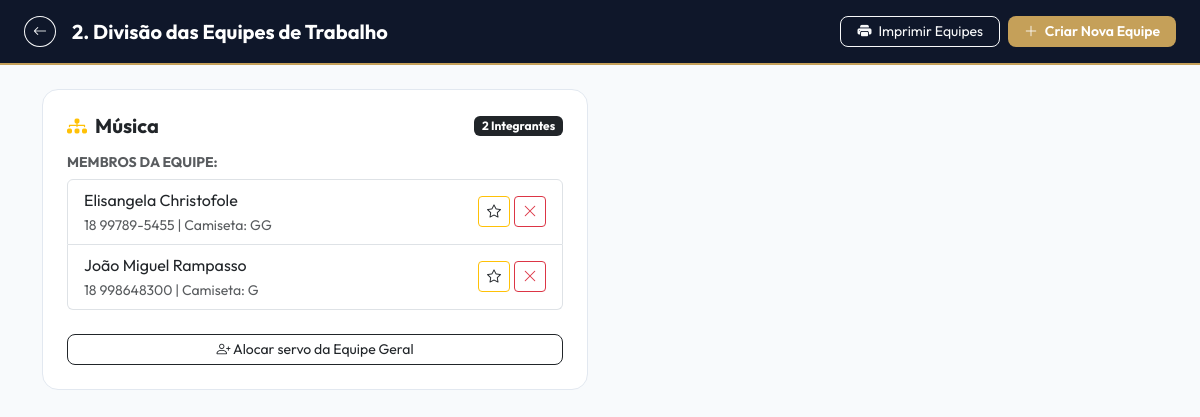
Page /equipes-trabalho.php?edicao_id=4 on the committed database.
### tables this page shows
CREATE TABLE `equipes_trabalho` (
  `id` int(11) NOT NULL,
  `edicao_id` int(11) NOT NULL,
  `nome` varchar(100) NOT NULL,
  `atribuicoes` text DEFAULT NULL,
  `criado_em` timestamp NOT NULL DEFAULT current_timestamp()
);

CREATE TABLE `equipe_membros` (
  `id` int(11) NOT NULL,
  `equipe_id` int(11) NOT NULL,
  `voluntario_id` int(11) NOT NULL,
  `e_coordenador` tinyint(1) DEFAULT 0,
  `criado_em` timestamp NOT NULL DEFAULT current_timestamp()
);

CREATE TABLE `equipe_geral` (
  `id` int(11) NOT NULL,
  `edicao_id` int(11) NOT NULL,
  `nome` varchar(255) NOT NULL,
  `telefone` varchar(20) NOT NULL,
  `tamanho_camiseta` varchar(10) NOT NULL,
  `criado_em` timestamp NOT NULL DEFAULT current_timestamp(),
  `pessoa_id` int(11) DEFAULT NULL
);

### equipes-trabalho.php (the view, shortened to what this page needs)
<?php
require_once 'config/database.php';
$edicao_id = isset($_GET['edicao_id']) ? intval($_GET['edicao_id']) : 0;
$stmt =$conn->prepare("SELECT * FROM equipes_trabalho WHERE edicao_id = ? ORDER BY nome ASC");
$stmt->bind_param("i", $edicao_id);$stmt->execute();
$equipes =$stmt->get_result()->fetch_all(MYSQLI_ASSOC);
?>
<!DOCTYPE html>
<html lang="pt-br">
<head>
    <link href="https://cdn.jsdelivr.net/npm/bootstrap@5.3.0/dist/css/bootstrap.min.css" rel="stylesheet">
    <link rel="stylesheet" href="https://cdn.jsdelivr.net/npm/bootstrap-icons@1.11.0/font/bootstrap-icons.css">
    <link href="https://cdn.jsdelivr.net/npm/tom-select@2.2.2/dist/css/tom-select.bootstrap5.min.css" rel="stylesheet">
</head>
<body>
    <header class="topbar-efata py-3 px-4 d-flex align-items-center justify-content-between sticky-top no-print">
        <div class="d-flex align-items-center gap-3">
            <a href="equipe-hub.php?edicao_id=<?= $edicao_id ?>" class="btn btn-sm btn-outline-light rounded-circle">
                <i class="bi bi-arrow-left"></i>
            </a>
            <h5 class="fw-bold m-0 text-white">2. Divisão das Equipes de Trabalho</h5>
        </div>
        <div class="d-flex gap-2">
            <button onclick="window.print()" class="btn btn-outline-light btn-sm px-3 rounded-3">
                <i class="bi bi-printer-fill me-1"></i> Imprimir Equipes
            </button>
            <button class="btn btn-gold btn-sm px-3 rounded-3" data-bs-toggle="modal" data-bs-target="#modalNovaEquipe">
                <i class="bi bi-plus-lg me-1"></i> Criar Nova Equipe
            </button>
        </div>
    </header>
    <main class="container py-4">
        <div class="row g-4 no-print">
            <?php if (empty($equipes)): ?>
                <div class="col-12 text-center py-5 text-muted">
                    <h5>Nenhuma equipe cadastrada.</h5>
                    <p>Clique em "+ Criar Nova Equipe" para cadastrar um setor (Ex: Cozinha, Secretaria, Apoio...).</p>
                </div>
            <?php else: ?>
                <?php foreach ($equipes as$eq): ?>
                    <?php
                    $stmt_m =$conn->prepare("SELECT em.id as membro_id, em.e_coordenador, eg.nome, eg.telefone, eg.tamanho_camiseta
                                             FROM equipe_membros em
                                             JOIN equipe_geral eg ON em.voluntario_id = eg.id
                                             WHERE em.equipe_id = ?
                                             ORDER BY em.e_coordenador DESC, eg.nome ASC");
                    $stmt_m->bind_param("i", $eq['id']);$stmt_m->execute();
                    $membros =$stmt_m->get_result()->fetch_all(MYSQLI_ASSOC);
                    ?>
                    <div class="col-12 col-md-6">
                        <div class="card-equipe p-4 h-100 d-flex flex-column justify-content-between drop-zone" data-equipe-id="<?= $eq['id'] ?>">
                            <div>
                                <div class="d-flex justify-content-between align-items-center mb-3">
                                    <h5 class="fw-bold text-dark m-0"><i class="bi bi-diagram-3-fill text-warning me-2"></i><?= htmlspecialchars($eq['nome']) ?></h5>
                                    <span class="badge bg-dark"><?= count($membros) ?> Integrantes</span>
                                </div>
                                <h6 class="fw-bold small text-muted mb-2">MEMBROS DA EQUIPE:</h6>
                                <ul class="list-group mb-3 target-list">
                                    <?php if (empty($membros)): ?>
                                        <li class="list-group-item text-center text-muted small py-3 empty-msg">Nenhum voluntário alocado nesta equipe.</li>
                                    <?php else: ?>
                                        <?php foreach ($membros as$m): ?>
                                            <li class="list-group-item d-flex justify-content-between align-items-center py-2 draggable-item <?= $m['e_coordenador'] ? 'coordenador-item' : '' ?>" draggable="true" data-membro-id="<?= $m['membro_id'] ?>">
                                                <div>
                                                    <?= htmlspecialchars($m['nome']) ?>
                                                    <br><small class="text-muted fw-normal"><?= htmlspecialchars($m['telefone']) ?> &#124; Camiseta: <?= $m['tamanho_camiseta'] ?></small>
                                                </div>
                                                <div class="d-flex gap-1 no-print">
                                                    <form action="equipes-trabalho.php?edicao_id=<?= $edicao_id ?>" method="POST" class="d-inline">
                                                        <button type="submit" class="btn btn-sm btn-outline-warning text-dark" title="Definir/Remover Liderança">
                                                            <i class="bi bi-star<?= $m['e_coordenador'] ? '-fill' : '' ?>"></i>
                                                        </button>
                                                    </form>
                                                    <form action="equipes-trabalho.php?edicao_id=<?= $edicao_id ?>" method="POST" class="d-inline" onsubmit="return confirm('Remover da equipe?');">
                                                        <button type="submit" class="btn btn-sm btn-outline-danger">
                                                            <i class="bi bi-x-lg"></i>
                                                        </button>
                                                    </form>
                                                </div>
                                            </li>
                                        <?php endforeach; ?>
                                    <?php endif; ?>
                                </ul>
                            </div>
                            <button class="btn btn-outline-dark btn-sm w-100 rounded-3 mt-2 no-print" onclick="abrirModalAlocar(<?= $eq['id'] ?>, '<?= htmlspecialchars(addslashes($eq['nome'])) ?>')">
                                <i class="bi bi-person-plus"></i> Alocar servo da Equipe Geral
                            </button>
                        </div>
                    </div>
                <?php endforeach; ?>
            <?php endif; ?>
        </div>
    </main>
</body>
</html>

### equipes-trabalho.php (style rules this page uses)
:root { --efata-dark: #0F172A; --efata-gold: #C5A059; --efata-bg: #F8FAFC; }
body { font-family: 'Outfit', sans-serif; background-color: var(--efata-bg); }
.topbar-efata { background-color: var(--efata-dark); border-bottom: 2px solid var(--efata-gold); color: #fff; }
.btn-gold { background-color: var(--efata-gold); color: #fff; font-weight: 600; border: none; }
.card-equipe { background: #fff; border-radius: 16px; border: 1px solid #E2E8F0; transition: border-color 0.2s, background-color 0.2s; }
.draggable-item { cursor: grab; user-select: none; }

### rows in the picture
equipes_trabalho: nome "Música", count($membros) "2"
equipe_membros: voluntario.nome "Elisangela Christofole", voluntario.telefone "18 99789-5455", voluntario.tamanho_camiseta "GG", e_coordenador 0 (drawn)
equipe_membros: voluntario.nome "João Miguel Rampasso", voluntario.telefone "18 998648300", voluntario.tamanho_camiseta "G", e_coordenador 0 (drawn)
